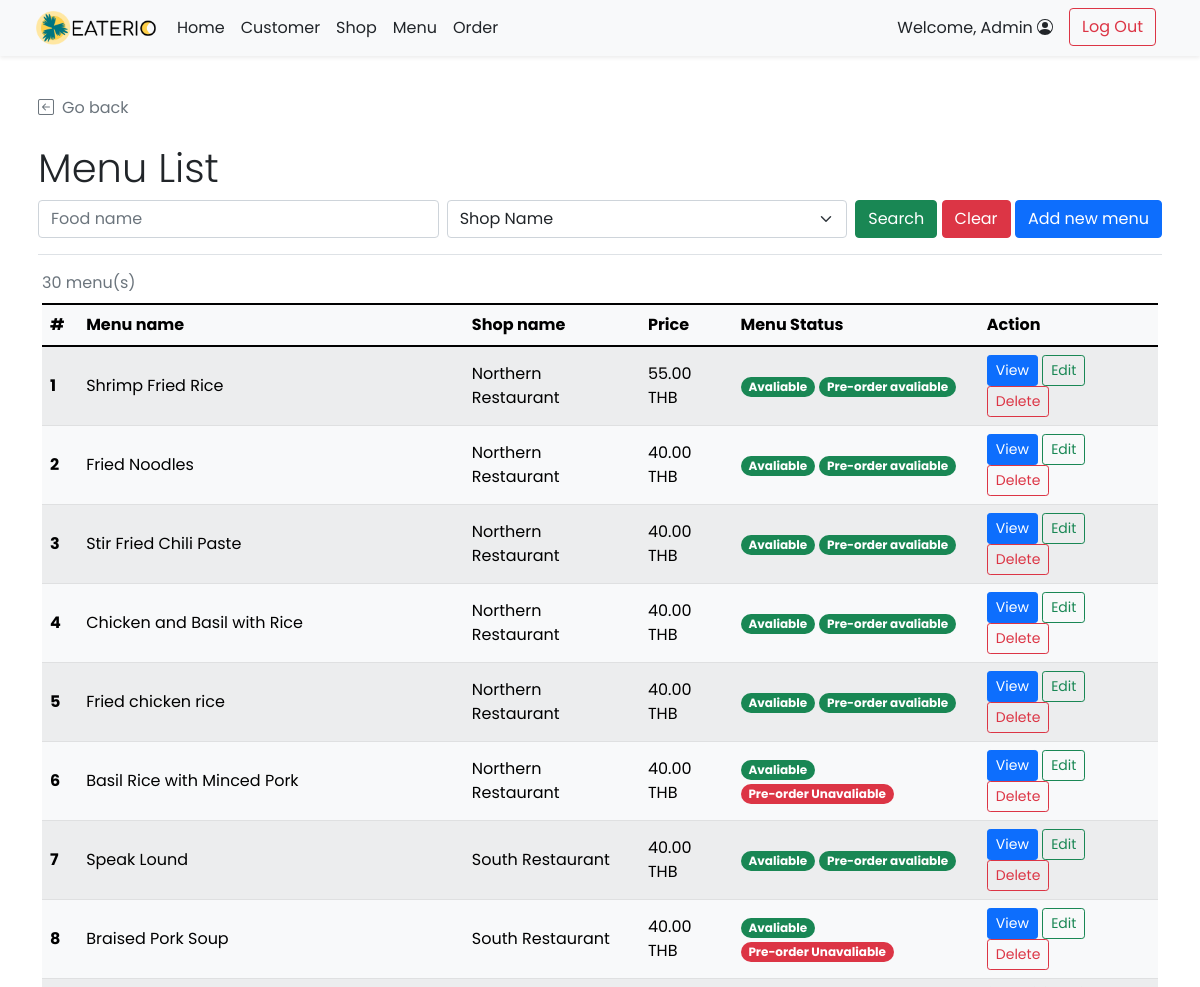
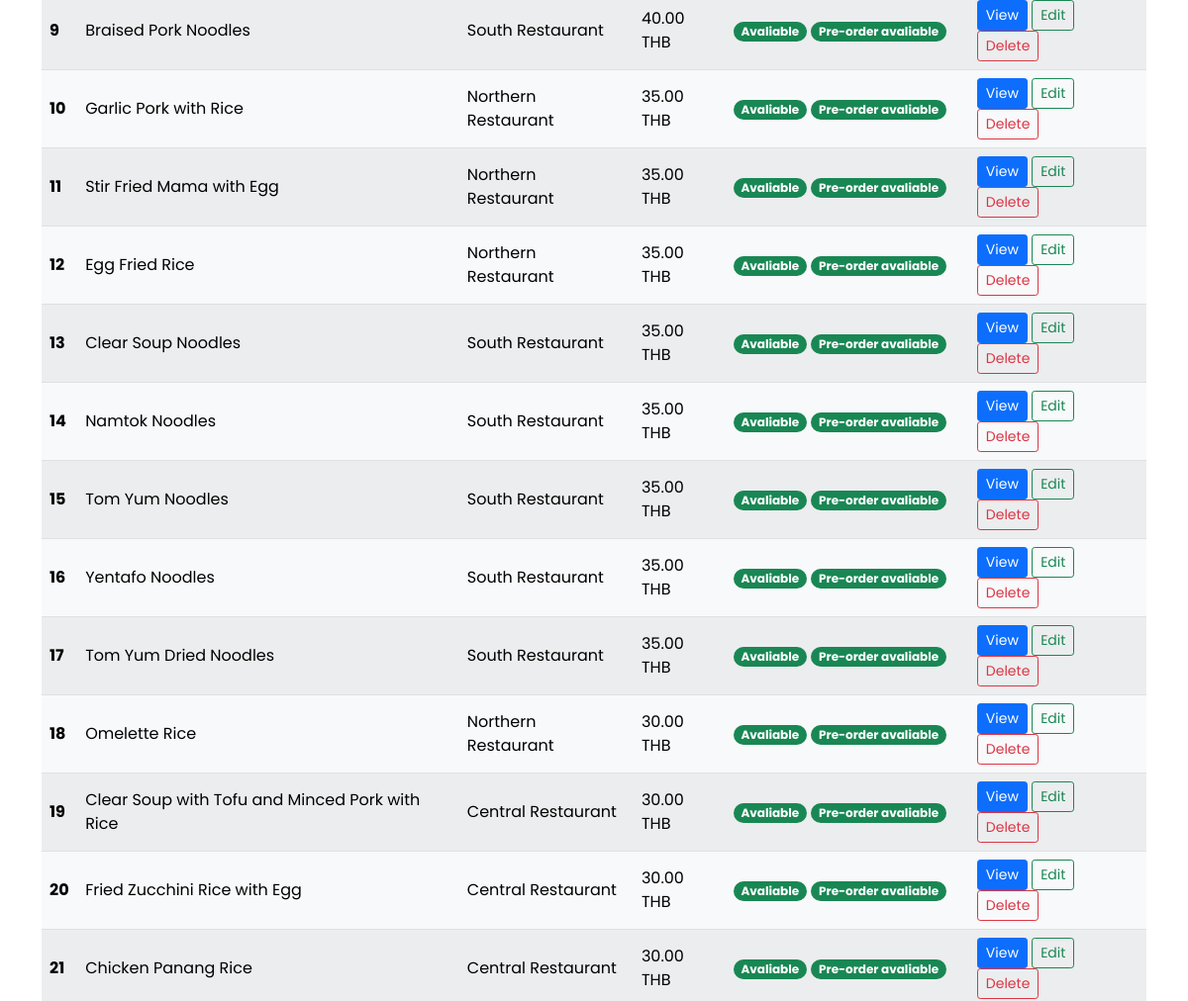
The page /admin/admin_food_list.php (signed in, upper part) on the database as committed earlier (2 pictures, top to bottom).
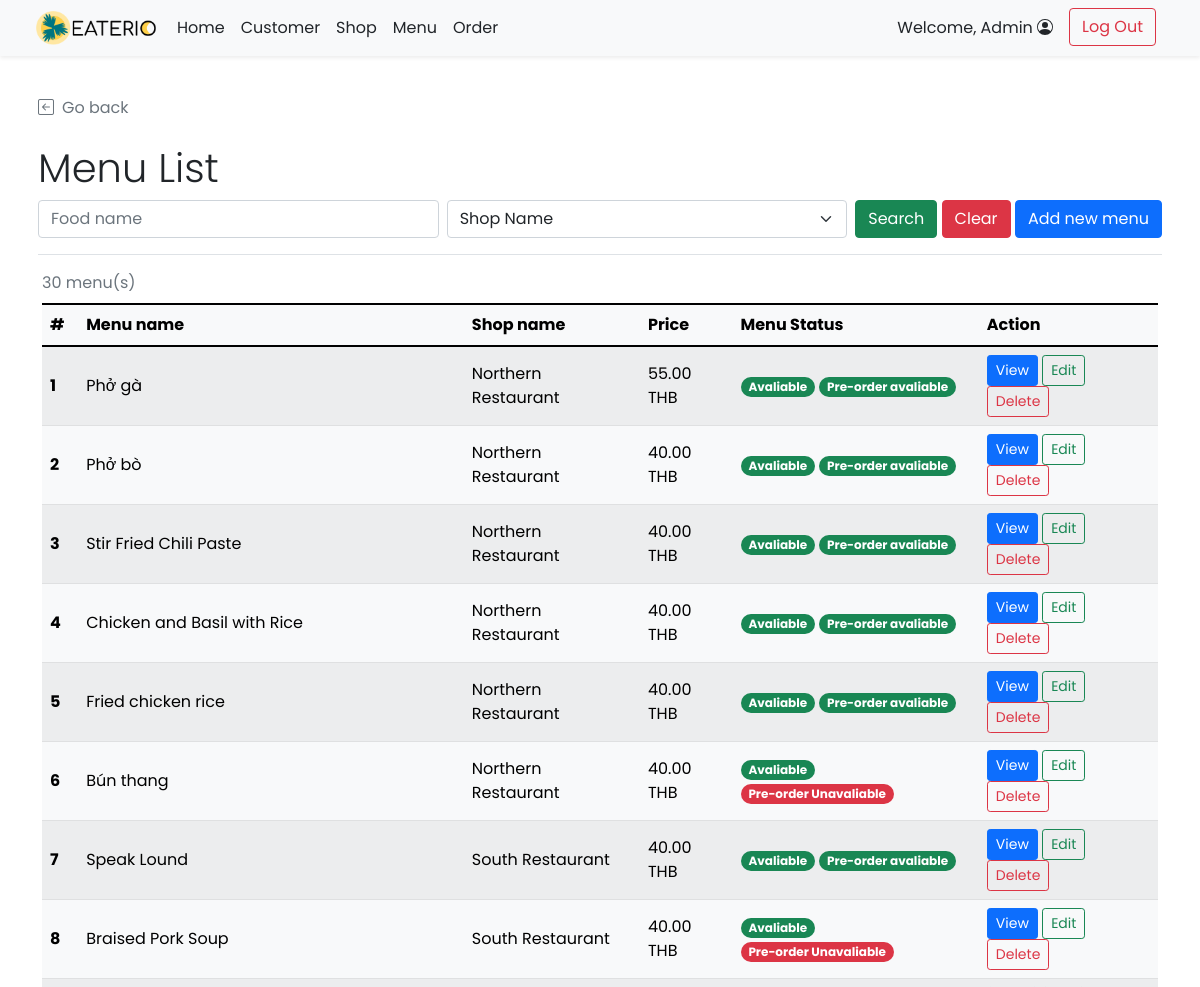
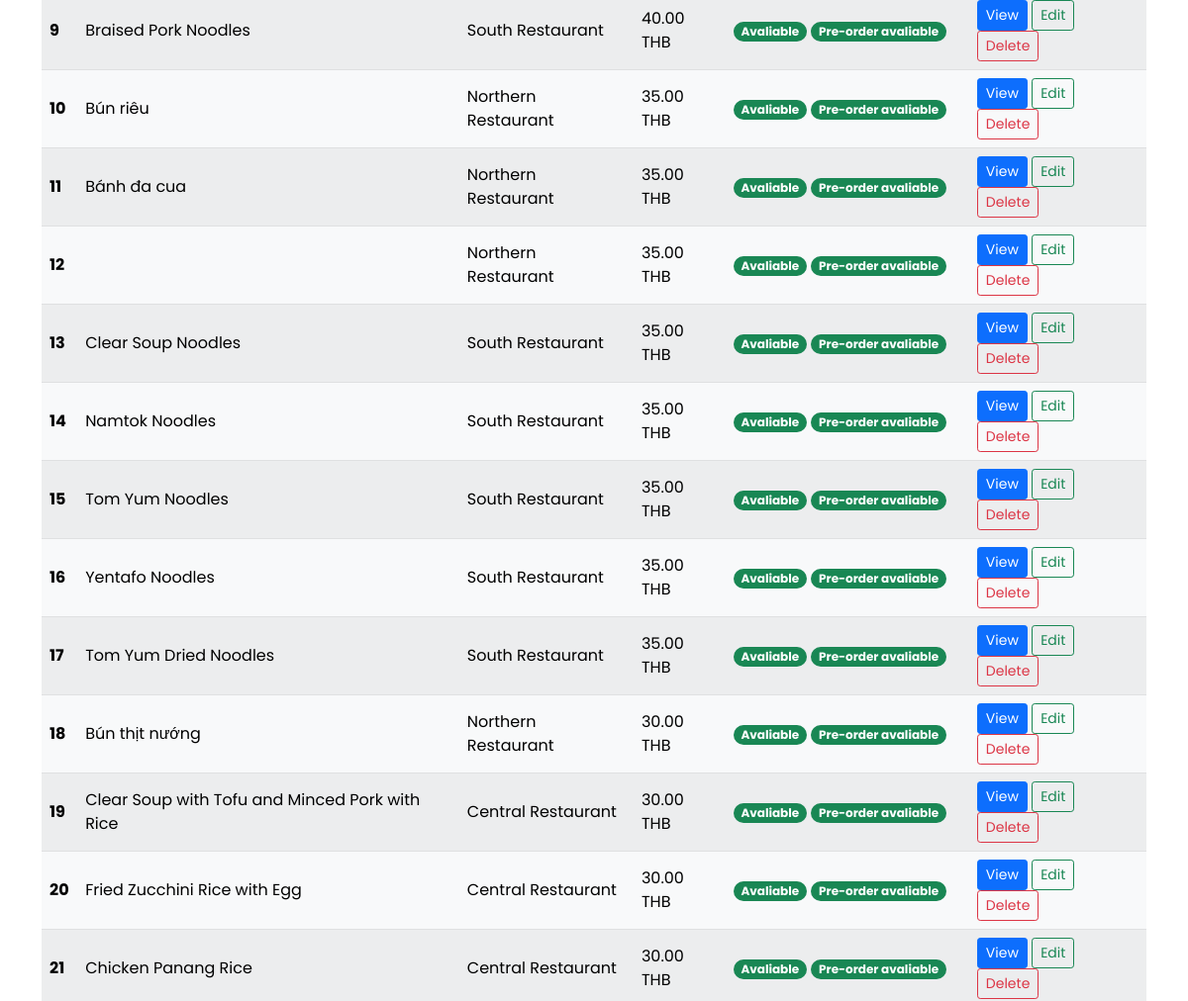
The same page on the database as committed later (2 pictures, top to bottom).
### tables this page shows
CREATE TABLE `food` (
  `f_id` int(11) NOT NULL,
  `s_id` int(11) NOT NULL,
  `f_name` varchar(100) NOT NULL,
  `f_price` decimal(6,2) NOT NULL,
  `f_todayavail` tinyint(4) NOT NULL DEFAULT 1 COMMENT 'Food is available to order or not',
  `f_preorderavail` tinyint(4) NOT NULL DEFAULT 1,
  `f_pic` text DEFAULT NULL
);

CREATE TABLE `shop` (
  `s_id` int(11) NOT NULL,
  `s_username` varchar(45) NOT NULL,
  `s_pwd` varchar(45) NOT NULL,
  `s_name` varchar(100) NOT NULL,
  `s_location` varchar(100) NOT NULL,
  `s_openhour` time NOT NULL,
  `s_closehour` time NOT NULL,
  `s_status` tinyint(4) NOT NULL DEFAULT 1 COMMENT 'Shop ready for taking an order or not (True for open, False for close)',
  `s_preorderStatus` tinyint(4) NOT NULL DEFAULT 1 COMMENT 'Shop is ready for tomorrow pre-order or not',
  `s_email` varchar(100) NOT NULL,
  `s_phoneno` varchar(45) NOT NULL,
  `s_pic` text DEFAULT NULL
);

### admin/admin_food_list.php (the view, shortened to what the changed rows need)
<!DOCTYPE html>
<html lang="en" class="h-100">
<head>
    <?php
        include("../conn_db.php");
        include('../head.php');
    ?>
    <link href="../css/main.css" rel="stylesheet">
</head>
<body class="d-flex flex-column h-100">
    <div class="container p-2 pb-0" id="admin-dashboard">
        <div class="mt-4 border-bottom">
            <h2 class="pt-3 display-6">Menu List</h2>
        </div>
    </div>
    <div class="container pt-2" id="cust-table">
        <?php
            if(!isset($_GET["search"])){
                $search_query = "SELECT f.f_id,s.s_id,f.f_name,f.f_price,f.f_todayavail,f.f_preorderavail,s.s_name FROM food f INNER JOIN shop s ON f.s_id = s.s_id ORDER BY f.f_price DESC,f.s_id ASC;";
            }
            $search_result = $mysqli -> query($search_query);
            $search_numrow = $search_result -> num_rows;
            if($search_numrow == 0){
        ?>
        <div class="row">
            <div class="col mt-2 ms-2 p-2 bg-danger text-white rounded text-start">
                <svg xmlns="http://www.w3.org/2000/svg" width="16" height="16" fill="currentColor"
                    class="bi bi-x-circle ms-2" viewBox="0 0 16 16">
                    <path d="M8 15A7 7 0 1 1 8 1a7 7 0 0 1 0 14zm0 1A8 8 0 1 0 8 0a8 8 0 0 0 0 16z" />
                    <path
                        d="M4.646 4.646a.5.5 0 0 1 .708 0L8 7.293l2.646-2.647a.5.5 0 0 1 .708.708L8.707 8l2.647 2.646a.5.5 0 0 1-.708.708L8 8.707l-2.646 2.647a.5.5 0 0 1-.708-.708L7.293 8 4.646 5.354a.5.5 0 0 1 0-.708z" />
                </svg><span class="ms-2 mt-2">No shop found!</span>
                <a href="admin_food_list.php" class="text-white">Clear Search Result</a>
            </div>
        </div>
        <?php } else{ ?>
        <div class="table-responsive">
        <table class="table rounded-5 table-light table-striped table-hover align-middle caption-top mb-5">
            <caption><?php echo $search_numrow;?> menu(s) <?php if(isset($_GET["search"])){?><br /><a
                    Result</a><?php } ?></caption>
            <thead class="bg-light">
                <tr>
                    <th scope="col">#</th>
                    <th scope="col">Menu name</th>
                    <th scope="col">Shop name</th>
                    <th scope="col">Price</th>
                    <th scope="col">Menu Status</th>
                    <th scope="col">Action</th>
                </tr>
            </thead>
            <tbody>
                <?php $i=1; while($row = $search_result -> fetch_array()){ ?>
                <tr>
                    <th><?php echo $i++;?></th>
                    <td><?php echo $row["f_name"];?></td>
                    <td><?php echo $row["s_name"];?></td>
                    <td><?php echo $row["f_price"]." THB";?></td>
                    <td>
                    <?php
                        if($row["f_todayavail"]==1){
                        ?>
                        <span class="badge rounded-pill bg-success">Avaliable</span>
                        <?php }else{ ?>
                        <span class="badge rounded-pill bg-danger">Unavaliable</span>
                        <?php }
                            if($row["f_preorderavail"]==1){
                        ?>
                        <span class="badge rounded-pill bg-success">Pre-order avaliable</span>
                        <?php }else{ ?>
                        <span class="badge rounded-pill bg-danger">Pre-order Unavaliable</span>
                        <?php } ?>
                    </td>
                    <td>
                        <a href="admin_food_detail.php?f_id=<?php echo $row["f_id"]?>"
                            class="btn btn-sm btn-primary">View</a>
                        <a href="admin_food_edit.php?s_id=<?php echo $row["s_id"];?>&f_id=<?php echo $row["f_id"]?>"
                            class="btn btn-sm btn-outline-success">Edit</a>
                        <a href="admin_food_delete.php?f_id=<?php echo $row["f_id"]?>"
                            class="btn btn-sm btn-outline-danger">Delete</a>
                    </td>
                </tr>
                <?php } ?>
            </tbody>
        </table>
        </div>
        <?php }
        ?>
    </div>
</body>
</html>

Rows that differ between the two databases and show on the page:
changed food: f_name "Shrimp Fried Rice" → "Phở gà"
changed food: f_name "Fried Noodles" → "Phở bò"
changed food: f_name "Basil Rice with Minced Pork" → "Bún thang"
changed food: f_name "Garlic Pork with Rice" → "Bún riêu"
changed food: f_name "Stir Fried Mama with Egg" → "Bánh đa cua"
changed food (number 12 of 21 on the later page): f_name "Egg Fried Rice" → (not shown)
changed food: f_name "Omelette Rice" → "Bún thịt nướng"
